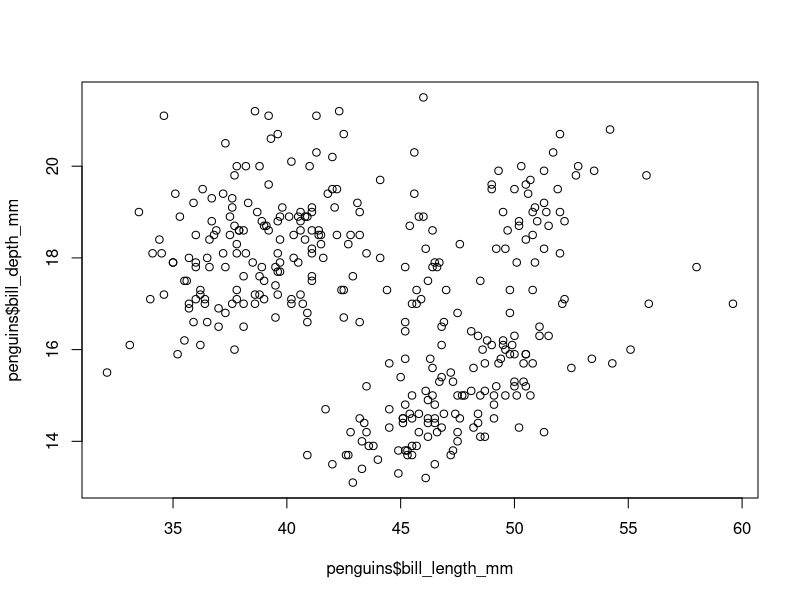
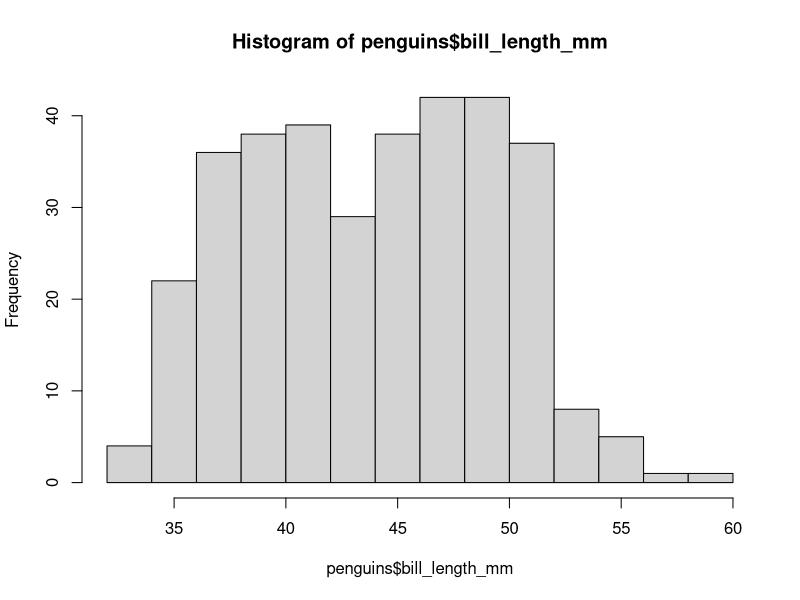

The R script that drew these images, in order: (Note: this script raises an error after producing the figures.)
## ---- chunk 1
#| include: false

library(palmerpenguins)
library(knitr)

penguins <- penguins

## ---- chunk 2
#| label: fig-penguin-scatter
#| fig-cap: Penguin bill length and depth

plot(penguins$bill_length_mm,
     penguins$bill_depth_mm)
## ---- chunk 3
#| label: fig-penguin-histogram
#| fig-cap: Penguin histogram

hist(penguins$bill_length_mm)
## ---- chunk 4
#| label: tbl-penguins
#| tbl-cap: Penguin summary

table(penguins)
